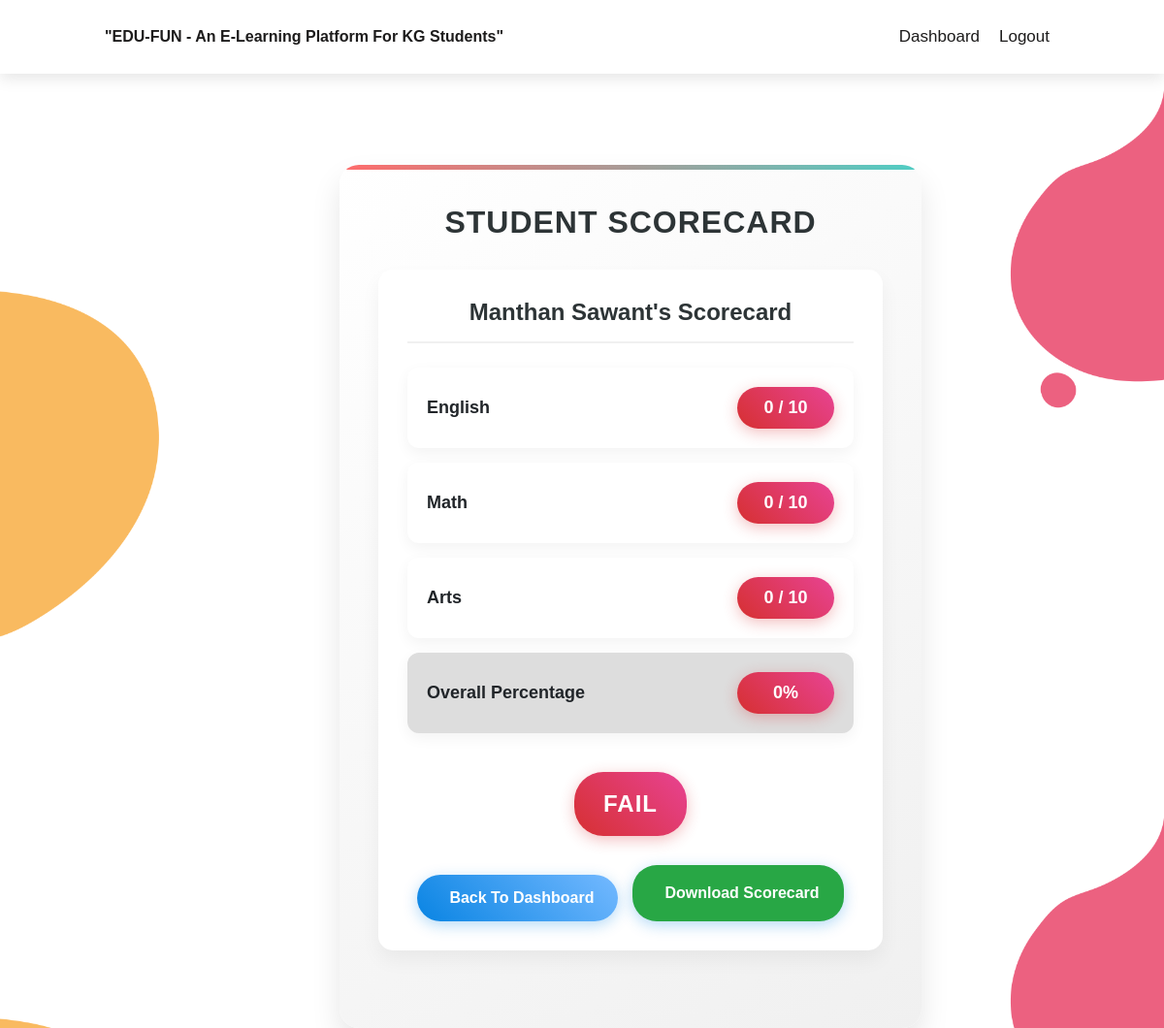
The page /parent_scorecard.php (signed in) on the database its author committed.
### tables this page shows
CREATE TABLE `user` (
  `uid` int(11) NOT NULL,
  `name` varchar(255) NOT NULL,
  `phone` bigint(20) NOT NULL,
  `email` varchar(255) NOT NULL,
  `password` varchar(255) NOT NULL,
  `status` int(11) NOT NULL,
  `gender` enum('MALE','FEMALE') NOT NULL
);

### parent_scorecard.php (the view, shortened to what this page needs)
<?php
include 'connect.php';
function getAverageScore($conn, $email, $table) {
    $query = $conn->prepare("SELECT AVG(score) as avg_score FROM $table WHERE email = :email");
    $query->bindParam(':email', $email, PDO::PARAM_STR);
    $query->execute();
    $result = $query->fetch(PDO::FETCH_ASSOC);
    return round($result['avg_score'], 1);
}
function getRemark($percentage) {
    return "Fail";
}
$errorMessage = "";
$students = [];
$stmt = $conn->prepare("SELECT Phone FROM parent WHERE Pemail = :email LIMIT 1");
$stmt->bindParam(':email', $_SESSION['email'], PDO::PARAM_STR);
$stmt->execute();
$parent = $stmt->fetch(PDO::FETCH_ASSOC);
if ($parent) {
    $parentPhone = $parent['Phone'];
    $stmt = $conn->prepare("SELECT uid, name, email FROM user WHERE phone = :phone");
    $stmt->bindParam(':phone', $parentPhone, PDO::PARAM_STR);
    $stmt->execute();
    $students = $stmt->fetchAll(PDO::FETCH_ASSOC);
} else {
    $errorMessage = "Parent record not found.";
}
?>
<!DOCTYPE html>
<html lang="en">
<head>
    <link rel="stylesheet" href="https://cdn.jsdelivr.net/npm/bootstrap@5.3.0/dist/css/bootstrap.min.css">
    <link rel="stylesheet" href="css/dashboard.css">
    <link rel="stylesheet" href="/edufun/style.css">
</head>
<body>
<header class="header">
    <a href="#" class="logo"> <i class="fas fa-school"></i><marquee>"EDU-FUN - An E-Learning Platform For KG Students"</marquee></a>
    <nav class="navbar">
        <a href="parent_dashboard.php">Dashboard</a>
        <a href="logout.php">Logout</a>
    </nav>
</header>
<div class="container">
    <h2>Student Scorecard</h2>
    <?php if ($errorMessage): ?>
        <p class="error-msg"><?= $errorMessage ?></p>
    <?php else: ?>
        <?php foreach ($students as $student):
            $englishAvg = getAverageScore($conn, $student['email'], 'englishquizresult');
            $mathAvg = getAverageScore($conn, $student['email'], 'mathquizresult');
            $artsAvg = getAverageScore($conn, $student['email'], 'artsquizresult');
            $overallPercentage = round((($englishAvg + $mathAvg + $artsAvg) / 30) * 100, 2);
            $remark = getRemark($overallPercentage);
            $color = ($overallPercentage >= 80) ? 'green' : (($overallPercentage >= 55) ? 'yellow' : 'red');
        ?>
            <div class="student-card">
                <h3><?= htmlspecialchars($student['name']) ?>'s Scorecard</h3>
                <div class="subject">
                    <span>English</span>
                    <span class="score <?= ($englishAvg >= 8) ? 'green' : (($englishAvg >= 5.5) ? 'yellow' : 'red') ?>"><?= $englishAvg ?> / 10</span>
                </div>
                <div class="subject">
                    <span>Math</span>
                    <span class="score <?= ($mathAvg >= 8) ? 'green' : (($mathAvg >= 5.5) ? 'yellow' : 'red') ?>"><?= $mathAvg ?> / 10</span>
                </div>
                <div class="subject">
                    <span>Arts</span>
                    <span class="score <?= ($artsAvg >= 8) ? 'green' : (($artsAvg >= 5.5) ? 'yellow' : 'red') ?>"><?= $artsAvg ?> / 10</span>
                </div>
                <div class="subject" style="background: #ddd;">
                    <span><strong>Overall Percentage</strong></span>
                    <span class="score <?= $color ?>"><?= $overallPercentage ?>%</span>
                </div>
                <div class="remark <?= $color ?>">
                    <?= $remark ?>
                </div>
                <div class="button-group" style="margin-top: 20px;">
                    <a href="parent_dashboard.php" class="btn-back"><i class="fas fa-arrow-left"></i> Back to Dashboard</a>
                <button onclick="downloadScorecard(this)" class="btn-back" style="margin-top: 10px; background: #28a745;">
                    <i class="fas fa-download"></i> Download Scorecard
                </button>
            </div>
        <!-- <?php endforeach; ?>
    <?php endif; ?> -->
</div>
</body>
</html>

### css/dashboard.css (style rules this page uses)
body { font-family: Arial, sans-serif; background: url('../images/teacher-bg.png'); margin: 0; padding: 0; background-size: 100%; height: 120vh; }
a { text-decoration: none; color: #007bff; font-size: 16px; transition: color 0.3s ease; }

### style.css (style rules this page uses)
:root { --orange:#f9ba60; --pink:#e9768f; --black: #1d1c1c; --white: #fff; --light-color:#666; --box-shadow:0 .5rem 1.5rem rgba(0,0,0,.1); }
* { font-family: 'Poppins', sans-serif; margin: 0; padding: 0; box-sizing: border-box; outline: none; border: none; text-decoration: none; text-transform: capitalize; transition: all .2s linear; }
html { font-size: 62.5%; overflow-x: hidden; scroll-behavior: smooth; }
.header { position: fixed; top: 0; left: 0; right: 0; z-index: 1000; display: flex; align-items: center; justify-content: space-between; padding: 2rem 9%; background: var(--white); box-shadow: var(--box-shadow); }
.header .logo { font-size: 120 rem; font-weight: bolder; color: var(--black); }
.header .navbar a { font-size: 1.7rem; margin: 0 1rem; color: var(--black); }

### parent_scorecard.php (style rules this page uses)
body { font-family: 'Poppins', sans-serif; padding: 50px 0; }
.container { width: 50%; margin-top: 120px; margin-left: 350px; background: linear-gradient(145deg, #ffffff, #f0f0f0); padding: 40px; border-radius: 20px; box-shadow: 0 15px 30px rgba(0, 0, 0, 0.1); text-align: center; position: relative; overflow: hidden; }
.container::before { content: ''; position: absolute; top: 0; left: 0; width: 100%; height: 5px; background: linear-gradient(90deg, #ff6b6b, #4ecdc4); }
.container h2 { color: #2d3436; font-size: 32px; font-weight: 700; margin-bottom: 30px; text-transform: uppercase; letter-spacing: 1px; }
.student-card { margin-bottom: 40px; background: #ffffff; padding: 30px; border-radius: 15px; box-shadow: 0 10px 20px rgba(0, 0, 0, 0.05); transition: transform 0.3s ease; }
.student-card h3 { color: #2d3436; font-size: 24px; font-weight: 600; margin-bottom: 25px; padding-bottom: 15px; border-bottom: 2px solid #f0f0f0; }
.subject { display: flex; justify-content: space-between; align-items: center; background: #ffffff; padding: 20px; margin: 15px 0; border-radius: 12px; font-size: 18px; font-weight: 600; box-shadow: 0 5px 15px rgba(0, 0, 0, 0.05); transition: transform 0.3s ease; }
.score { color: #fff; padding: 8px 20px; border-radius: 25px; font-weight: 600; min-width: 100px; text-align: center; }
.score.red { background: linear-gradient(45deg, #d63031, #e84393); box-shadow: 0 4px 15px rgba(214, 48, 49, 0.3); }
.remark { font-size: 24px; font-weight: 700; margin-top: 25px; color: #fff; padding: 15px 30px; border-radius: 30px; display: inline-block; text-transform: uppercase; letter-spacing: 1px; }
.remark.red { background: linear-gradient(45deg, #d63031, #e84393); box-shadow: 0 4px 15px rgba(214, 48, 49, 0.3); }
.button-group { margin-top: 30px; display: flex; justify-content: center; gap: 15px; }
.btn-back { margin-top: 20px; display: inline-block; padding: 12px 25px; background: linear-gradient(45deg, #0984e3, #74b9ff); color: #fff; text-decoration: none; border-radius: 25px; font-size: 16px; font-weight: 600; transition: all 0.3s ease; border: none; cursor: pointer; box-shadow: 0 4px 15px rgba(9, 132, 227, 0.3); }

### rows shown on the page
user: name "Manthan Sawant", englishAvg "0", mathAvg "0", artsAvg "0", overallPercentage "0", remark "FAIL"
